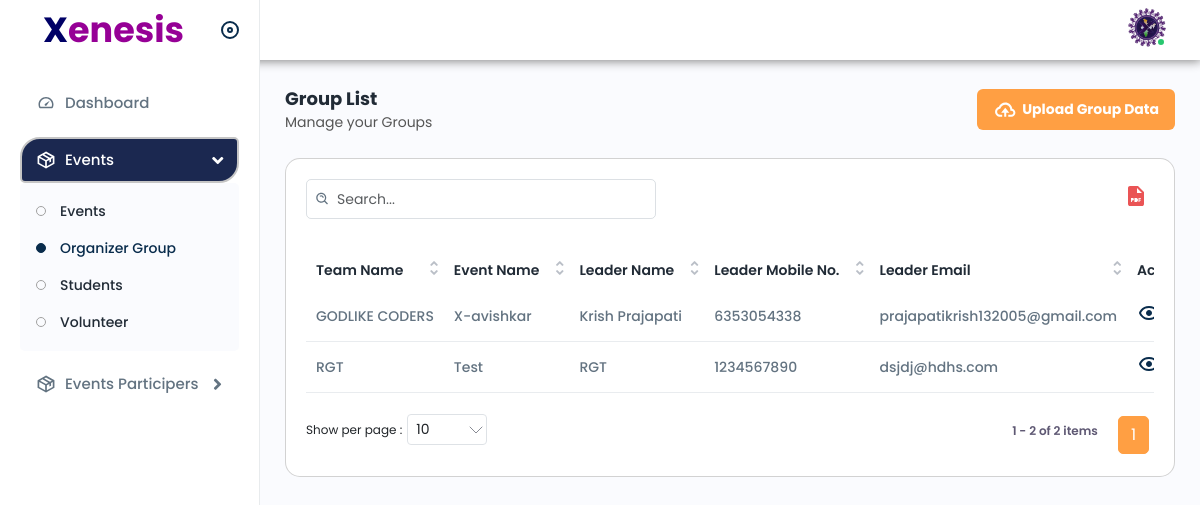
Screenshot of /Admin/grouplist.php with the database file from the repository.
### tables this page shows
CREATE TABLE `organizer_master` (
  `organizer_id` int(11) NOT NULL,
  `Leader_Name` varchar(100) NOT NULL,
  `event_id` int(11) NOT NULL,
  `Leader_email` varchar(250) NOT NULL,
  `Leader_mobile` bigint(11) NOT NULL,
  `Member1_name` varchar(100) NOT NULL,
  `Member1_email` varchar(250) NOT NULL,
  `Member1_mobile` bigint(11) NOT NULL,
  `Member2_name` varchar(100) NOT NULL,
  `Member2_email` varchar(250) NOT NULL,
  `Member2_mobile` bigint(11) NOT NULL,
  `Member3_name` varchar(100) NOT NULL,
  `Member3_email` varchar(250) NOT NULL,
  `Member3_mobile` bigint(11) NOT NULL,
  `Member4_name` varchar(100) NOT NULL,
  `Member4_email` varchar(250) NOT NULL,
  `Member4_mobile` bigint(11) NOT NULL,
  `Member5_name` varchar(100) NOT NULL,
  `Member5_email` varchar(250) NOT NULL,
  `Member5_mobile` bigint(11) NOT NULL
);

CREATE TABLE `event_master` (
  `event_id` int(11) NOT NULL,
  `event_name` varchar(100) NOT NULL,
  `tagline` text NOT NULL,
  `department_id` int(11) NOT NULL,
  `team_name` varchar(100) NOT NULL,
  `event_leader_no` bigint(11) NOT NULL,
  `participation_price` int(11) NOT NULL,
  `participation_price_team` int(11) NOT NULL,
  `team_member_count` int(11) NOT NULL,
  `winner_price1` int(11) NOT NULL,
  `winner_price2` int(11) NOT NULL,
  `winner_price3` int(11) NOT NULL,
  `location` varchar(200) NOT NULL,
  `date` date NOT NULL,
  `event_description` text NOT NULL,
  `rules` text NOT NULL,
  `round1_title` varchar(200) NOT NULL,
  `round1_description` text DEFAULT NULL,
  `round2_title` varchar(200) DEFAULT NULL,
  `round2_description` text DEFAULT NULL,
  `round3_title` varchar(200) DEFAULT NULL,
  `round3_description` text DEFAULT NULL,
  `round4_title` varchar(200) DEFAULT NULL,
  `round4_description` text DEFAULT NULL,
  `round5_title` varchar(200) DEFAULT NULL,
  `round5_description` text DEFAULT NULL,
  `images` varchar(254) NOT NULL,
  `image_path` text NOT NULL,
  `max_tickets` int(11) DEFAULT NULL,
  `category_id` int(11) NOT NULL,
  `is_status` int(11) NOT NULL DEFAULT 1
);

### Admin/grouplist.php (the view, shortened to what this page needs)
<!DOCTYPE html>
<html lang="en">
<head>
    <link rel="stylesheet" href="../assets/css/bootstrap.min.css">
    <link rel="stylesheet" href="../assets/plugins/icons/ionic/ionicons.css">
    <link rel="stylesheet" href="../assets/plugins/icons/feather/feather.css">
    <link rel="stylesheet" href="../assets/css/animate.css">
    <link rel="stylesheet" href="../assets/plugins/select2/css/select2.min.css">
    <link rel="stylesheet" href="../assets/css/dataTables.bootstrap4.min.css">
    <link rel="stylesheet" href="../assets/plugins/fontawesome/css/fontawesome.min.css">
    <link rel="stylesheet" href="../assets/plugins/fontawesome/css/all.min.css">
    <link href="https://cdn.jsdelivr.net/npm/bootstrap@5.3.0/dist/css/bootstrap.min.css" rel="stylesheet"
>
    <link rel="stylesheet" href="../assets/css/style.css">
</head>
<body>
    <div class="main-wrapper">
        <div class="header bord">
        <div class="header-left active">
                <a href="index.php" class="logo" style="font-size:35px; color: rgb(150, 0, 150); font-weight:bold; margin-left:23px;">
                    <span style="color: rgb(0, 0, 102)">X</span>enesis
                </a>
                <a id="toggle_btn" href="javascript:void(0);">
                </a>
            </div>
            <ul class="nav user-menu">
                <li class="nav-item dropdown has-arrow main-drop">
                    <a href="javascript:void(0);" class="dropdown-toggle nav-link userset" data-bs-toggle="dropdown">
                        <span class="user-img"><img src="../assets/img/Xenesis2025_logo.png" alt="img">
                            <span class="status online"></span></span>
                    </a>
                </li>
            </ul>
        </div>
        <div class="sidebar" id="sidebar">
            <div class="sidebar-inner slimscroll">
                <div id="sidebar-menu" class="sidebar-menu">
                    <ul>
                        <li>
                            <a href="index.php"><img src="../assets/img/icons/dashboard.svg" alt="img"><span>
                                    Dashboard</span> </a>
                        </li>
                        <li class="submenu">
                            <a href="javascript:void(0);"><img src="../assets/img/icons/product.svg" alt="img"><span>
                                Events</span> <span class="menu-arrow"></span></a>
                            <ul>
                                <li><a href="eventlist.php">Events</a></li>
                                <li><a href="grouplist.php" class="active">Organizer Group</a></li>
                                <li><a href="studentlist.php">Students</a></li>
                                <li><a href="volunteerlist.php">Volunteer</a></li>
                            </ul>
                        </li>
                        <li class="submenu">
                            <a href="javascript:void(0);"><img src="../assets/img/icons/product.svg" alt="img"><span>
                                Events Participers</span> <span class="menu-arrow"></span></a>
                        </li>
                    </ul>
                </div>
            </div>
        </div>
        <div class="page-wrapper">
            <div class="content">
                <div class="page-header">
                    <div class="page-title">
                        <h4>Group List</h4>
                        <h6>Manage your Groups</h6>
                    </div>
                    <div class="page-btn">
                        <a href="uploadgroup.php" class="btn btn-added"><img src="../assets/img/icons/upload.svg" alt="img" class="me-1" style="height: 25px;">Upload Group Data</a>
                    </div>
                </div>
                <div class="card">
                    <div class="card-body">
                        <div class="table-top">
                            <div class="search-set">
                                <div class="search-input">
                                    <a class="btn btn-searchset"><img src="../assets/img/icons/search-white.svg"
                                            alt="img"></a>
                                </div>
                            </div>
                            <div class="wordset">
                                <ul>
                                    <li>
                                        <a href="#"
                                            data-bs-toggle="tooltip" data-bs-placement="top" title="pdf"><img
                                                src="../assets/img/icons/pdf.svg" alt="img"></a>
                                    </li>
                                </ul>
                            </div>
                        </div>
                        <div class="table-responsive">
                            <table class="table  datanew">
                                <thead>
                                    <tr>
                                        <th>Team Name</th>
                                        <th>Event Name</th>
                                        <th>Leader Name</th>
                                        <th>Leader Mobile No.</th>
                                        <th>Leader Email</th>
                                        <th>Action</th>
                                    </tr>
                                </thead>
                                <tbody>
                                    <?php
                                        require "../includes/scripts/connection.php";
                                        $sql = "SELECT * FROM `organizer_master` ORDER BY `event_id` ASC";
                                        $result = mysqli_query($conn, $sql);
                                        if(mysqli_num_rows($result) > 0){
                                            while($row = mysqli_fetch_assoc($result)){
                                                $event_id = intval($row['event_id']);
                                                $sql_fetch_event = "SELECT * FROM `event_master` WHERE `event_id` = $event_id";
                                                $result_fetch_event = mysqli_query($conn, $sql_fetch_event);
                                                $event_data = mysqli_fetch_assoc($result_fetch_event);
                                                echo "<tr>
                                                        <td>".$event_data['team_name']."</td>
                                                        <td>".$event_data['event_name']."</td>
                                                        <td>".$row['Leader_Name']."</td>
                                                        <td>".$row['Leader_mobile']."</td>
                                                        <td>".$row['Leader_email']."</td>
                                                        <td>
                                                            <a href='groupdetails.php?id=".$row['event_id']."'>
                                                                <img src='../assets/img/icons/eye.svg' alt='img'>
                                                            </a>
                                                        </td>
                                                    </tr>";
                                            }
                                        }
                                    ?>
                                </tbody>
                            </table>
                        </div>
                    </div>
                </div>
            </div>
        </div>
    </div>
</body>
</html>

### rows the page displays
organizer_master: event.team_name "RGT", event.event_name "Test", Leader_Name "RGT", Leader_mobile "1234567890", Leader_email "dsjdj@hdhs.com"
organizer_master: event.team_name "GODLIKE CODERS", event.event_name "X-avishkar", Leader_Name "Krish Prajapati", Leader_mobile "6353054338", Leader_email "prajapatikrish132005@gmail.com"
